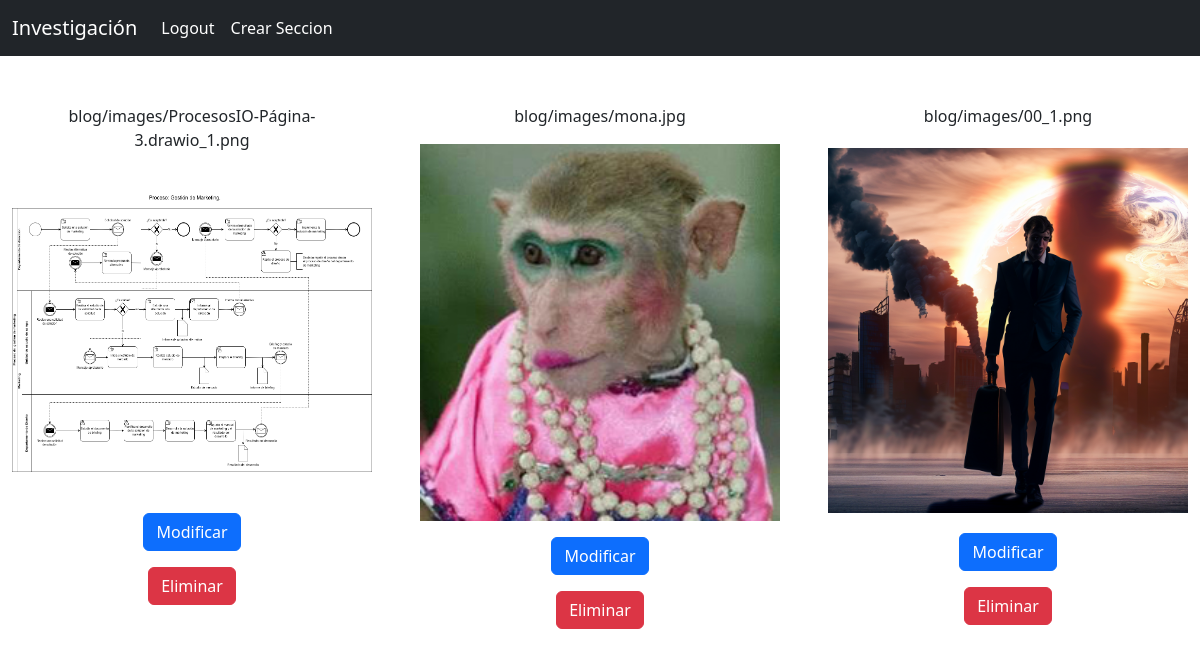
Page /ver/imagen/ (signed in) on the earlier database version.
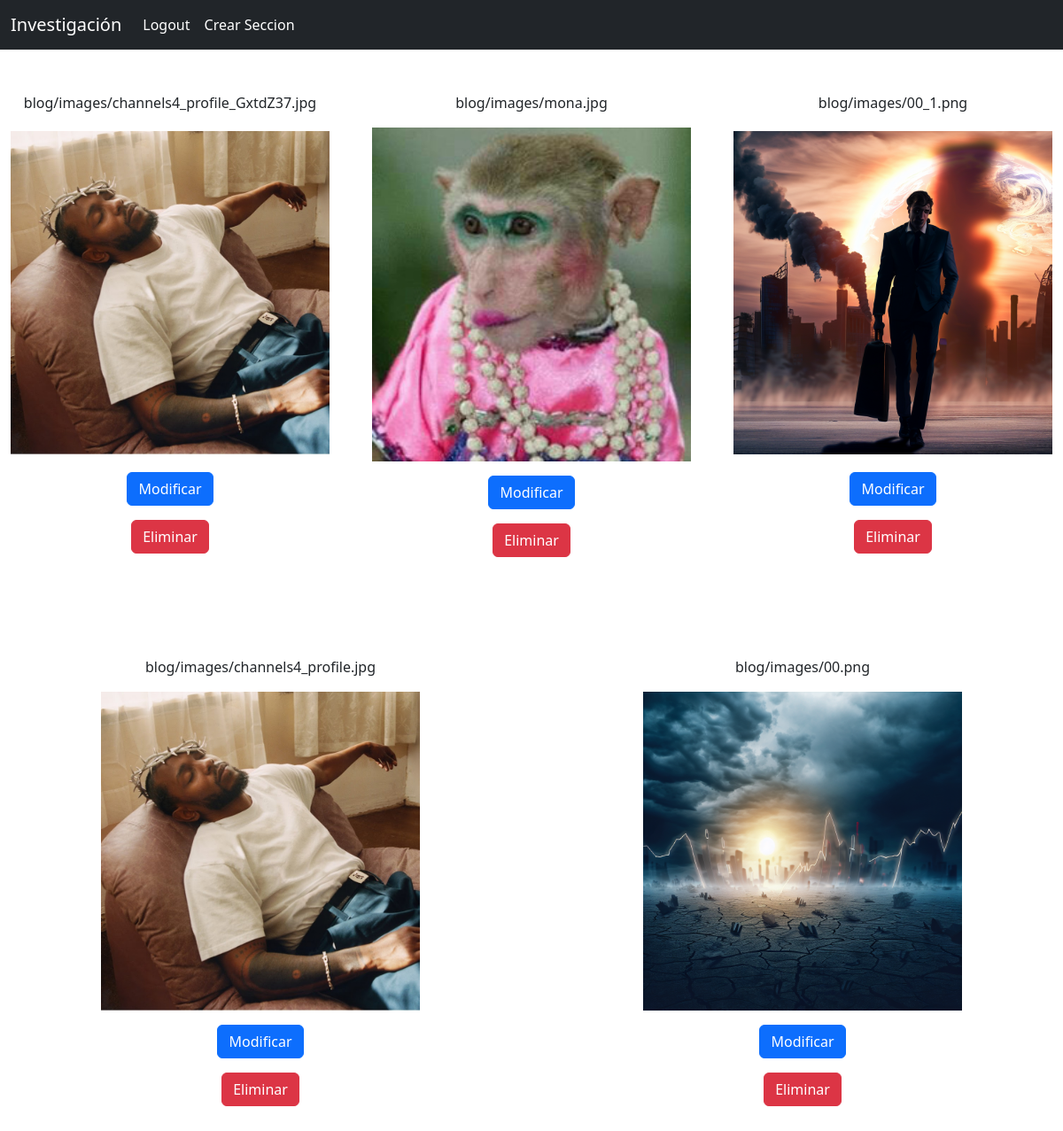
Same page on the later database version.
### blog/models.py (models this page shows, shortened)
class imagen(models.Model):
    idImage = AutoField(primary_key=True)
    imagen = ImageField(upload_to="blog/images/")

### blog/views.py (the view)
# urls.py: path('ver/imagen/',views.imagenes, name='imagenes'),
@login_required
def imagenes(request):
    img = imagen.objects.all()
    return render(request, 'imagenes.html', {
        'imagen': img
    })

### blog/templates/imagenes.html (shortened to what this page needs)
{% extends 'base.html' %}
{% block content %}
<div class="row mb-1">
    {% for img in imagen %}
    <div class="row col-md-4 my-5 mx-auto">
        <p class="text-center">{{img.imagen.name}}</p>
        <img class="img-fluid rounded " src="{{img.imagen.url}}" alt="">
        <div class="mx-auto col-md-8 my-2">
        </div>
        <div class="mx-auto text-center">
            <a href="{% url 'editar_imagen' img.idImage %}" class="btn btn-primary mx-auto">Modificar</a>
            <form method="POST" action="{% url 'borrar_imagen' img.idImage %}"  class="d-flex mx-auto py-3">
                <button class="btn btn-danger  mx-auto"> Eliminar</button>
            </form>
          </div>
    </div>
    {% endfor %}
</div>
{% endblock %}

### blog/templates/base.html (shortened to what this page needs)
<!DOCTYPE html>
<html lang="en">
<head>
    <link href="https://cdn.jsdelivr.net/npm/bootstrap@5.3.0/dist/css/bootstrap.min.css" rel="stylesheet">
</head>
<body>
    <nav class="navbar navbar-expand-lg bg-dark navbar-dark sticky-top">
        <div class="container-fluid">
          <a class="navbar-brand" href="/">Investigación</a>
          <div class="collapse navbar-collapse" id="navbarSupportedContent">
            <ul class="navbar-nav me-auto mb-2 mb-lg-0">
              <ul class="navbar-nav ms-auto mb-2 mb-lg-0">
                {% if user.is_authenticated %}
                <li class="nav-item">
                  <a class="nav-link active" href="/logout">Logout</a>
                </li>
                <li class="nav-item di-flex">
                  <a class="nav-link active" aria-current="page" href="/crear/seccion">Crear Seccion</a>
                </li>
                {% else %}
                <li class="nav-item di-flex">
                  <a class="nav-link active" aria-current="page" href="/signin">Login</a>
                </li>
              </ul>
                {% endif %}
          </div>
        </div>
      </nav>
    {% block content %}
    {% endblock %}
</body>
</html>

Differences in the rows shown:
changed imagen: imagen.name "blog/images/ProcesosIO-Página-3.drawio_1.png" → "blog/images/channels4_profile_GxtdZ37.jpg"; imagen: a different picture
added imagen: imagen.name "blog/images/channels4_profile.jpg", imagen (picture)
added imagen: imagen.name "blog/images/00.png", imagen (picture)
